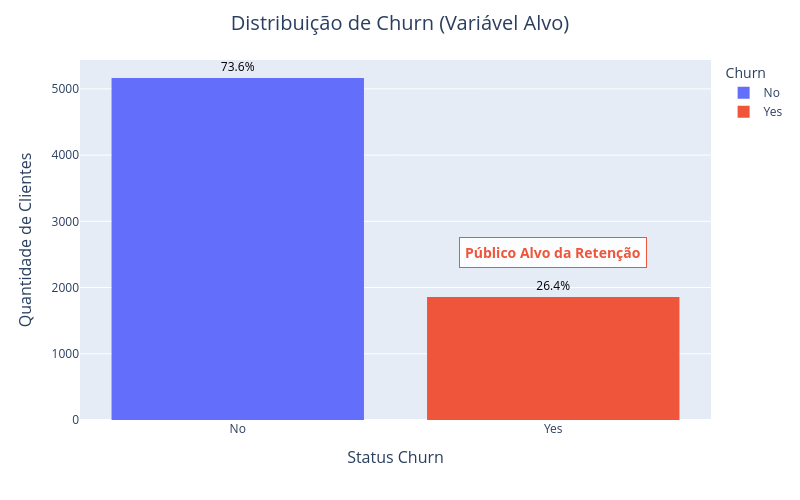

Notebook code cell kept with this figure:
### Markdown cell above
### 5.1. Verificação Variável Alvo

### Code cell
import telecom_x_analytics as tax


fig = tax.plot_distribuicao_target(df)
fig.show()

### Figure 1 — Plotly figure (JSON) as saved in the notebook; plotly's stock layout.template omitted (floating-point values rounded to 4 significant figures; data arrays with more than 128 entries replaced by an {"elided": "..."} marker saying what was removed)
{"data": [{"bingroup": "x", "hovertemplate": "Churn=%{x}<br>count=%{y}<extra></extra>", "legendgroup": "No", "marker": {"color": "#636efa", "pattern": {"shape": ""}}, "name": "No", "orientation": "v", "showlegend": true, "text": ["73.6%"], "textfont": {"color": "black"}, "textposition": "outside", "type": "histogram", "x": {"elided": "5164 str values"}, "xaxis": "x", "yaxis": "y"}, {"bingroup": "x", "hovertemplate": "Churn=%{x}<br>count=%{y}<extra></extra>", "legendgroup": "Yes", "marker": {"color": "#EF553B", "pattern": {"shape": ""}}, "name": "Yes", "orientation": "v", "showlegend": true, "text": ["26.4%"], "textfont": {"color": "black"}, "textposition": "outside", "type": "histogram", "x": {"elided": "1857 str values"}, "xaxis": "x", "yaxis": "y"}], "layout": {"annotations": [{"bgcolor": "rgba(255, 255, 255, 0.9)", "bordercolor": "#EF553B", "borderpad": 5, "borderwidth": 1, "font": {"color": "#EF553B", "size": 14}, "showarrow": false, "text": "<b>Público Alvo da Retenção</b>", "x": "Yes", "xanchor": "center", "y": 1857, "yshift": 45}], "barmode": "relative", "height": 500, "hoverlabel": {"font": {"color": "white"}}, "legend": {"title": {"text": "Churn"}, "tracegroupgap": 0}, "margin": {"t": 60}, "title": {"font": {"size": 20}, "text": "Distribuição de Churn (Variável Alvo)", "x": 0.5}, "width": 800, "xaxis": {"anchor": "y", "categoryarray": ["No", "Yes"], "categoryorder": "array", "domain": [0, 1], "title": {"font": {"size": 16}, "text": "Status Churn"}}, "yaxis": {"anchor": "x", "domain": [0, 1], "title": {"font": {"size": 16}, "text": "Quantidade de Clientes"}}}}
